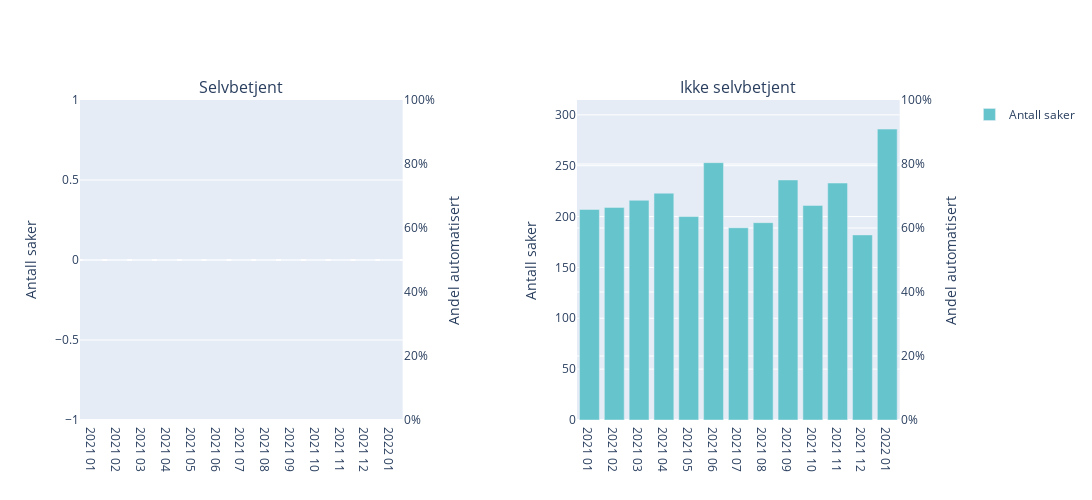

The notebook cell saved with this chart:
### Code cell
titles = ('Selvbetjent', 'Ikke selvbetjent')
fig_automatisering_selvbetjening = plot_automatisering_subplots([[df_selvbetjent, df_ikke_selvbetjent]], titles)
fig_automatisering_selvbetjening.show()

### Figure 1 — Plotly figure (JSON) as saved in the notebook; plotly's stock layout.template omitted (floating-point values rounded to 4 significant figures)
{"data": [{"legendgroup": "Antall saker", "marker": {"color": "rgb(102, 197, 204)"}, "name": "Antall saker", "showlegend": true, "type": "bar", "x": ["2021 01", "2021 02", "2021 03", "2021 04", "2021 05", "2021 06", "2021 07", "2021 08", "2021 09", "2021 10", "2021 11", "2021 12", "2022 01"], "xaxis": "x", "y": [0, 0, 0, 0, 0, 0, 0, 0, 0, 0, 0, 0, 0], "yaxis": "y"}, {"legendgroup": "Automatisk", "line": {"color": "black", "dash": "solid"}, "mode": "lines+markers", "name": "Automatisk", "showlegend": true, "type": "scatter", "x": [], "xaxis": "x", "y": [], "yaxis": "y2"}, {"legendgroup": "Del-automatisk", "line": {"color": "grey", "dash": "solid"}, "mode": "lines", "name": "Del-automatisk", "showlegend": true, "type": "scatter", "x": [], "xaxis": "x", "y": [], "yaxis": "y2"}, {"legendgroup": "Antall saker", "marker": {"color": "rgb(102, 197, 204)"}, "name": "Antall saker", "showlegend": false, "type": "bar", "x": ["2021 01", "2021 02", "2021 03", "2021 04", "2021 05", "2021 06", "2021 07", "2021 08", "2021 09", "2021 10", "2021 11", "2021 12", "2022 01"], "xaxis": "x2", "y": [207, 209, 216, 223, 200, 253, 189, 194, 236, 211, 233, 182, 286], "yaxis": "y3"}, {"legendgroup": "Automatisk", "line": {"color": "black", "dash": "solid"}, "mode": "lines+markers", "name": "Automatisk", "showlegend": false, "type": "scatter", "x": [], "xaxis": "x2", "y": [], "yaxis": "y4"}, {"legendgroup": "Del-automatisk", "line": {"color": "grey", "dash": "solid"}, "mode": "lines", "name": "Del-automatisk", "showlegend": false, "type": "scatter", "x": [], "xaxis": "x2", "y": [], "yaxis": "y4"}], "layout": {"annotations": [{"font": {"size": 16}, "showarrow": false, "text": "Selvbetjent", "x": 0.185, "xanchor": "center", "xref": "paper", "y": 1, "yanchor": "bottom", "yref": "paper"}, {"font": {"size": 16}, "showarrow": false, "text": "Ikke selvbetjent", "x": 0.755, "xanchor": "center", "xref": "paper", "y": 1, "yanchor": "bottom", "yref": "paper"}], "autosize": false, "height": 500, "width": 1300, "xaxis": {"anchor": "y", "autorange": true, "domain": [0, 0.37], "range": [-0.5, 12.5], "type": "category"}, "xaxis2": {"anchor": "y3", "autorange": true, "domain": [0.57, 0.94], "range": [-0.5, 12.5], "type": "category"}, "yaxis": {"anchor": "x", "domain": [0, 1], "range": [0, 0], "title": {"text": "Antall saker"}, "type": "linear"}, "yaxis2": {"anchor": "x", "overlaying": "y", "range": [0, 1], "showgrid": false, "side": "right", "tickformat": ".0%", "title": {"text": "Andel automatisert"}}, "yaxis3": {"anchor": "x2", "domain": [0, 1], "range": [0, 314.6], "title": {"text": "Antall saker"}, "type": "linear"}, "yaxis4": {"anchor": "x2", "overlaying": "y3", "range": [0, 1], "side": "right", "tickformat": ".0%", "title": {"text": "Andel automatisert"}}}}
